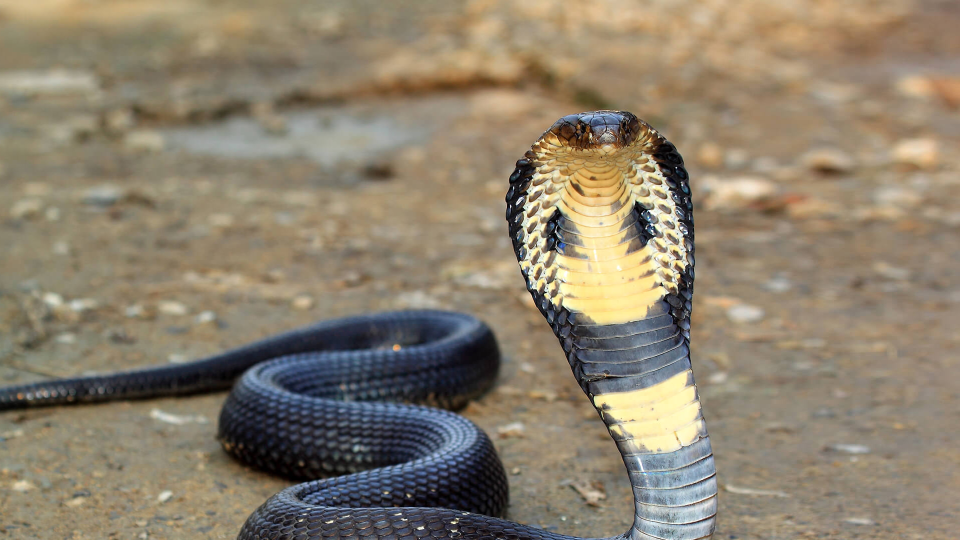
#> input picture KingCobra.jpg, 1920 x 1080 px (shown at 1/2 size)
$ python outlineOfKIngCobra.py
#> lines starting #> are read from the running program, lines starting #| are printed output that depends on the picture; after the words box and inside, x2 and y2 are one past the last pixel; in counts of white or black regions, pixels touching at a corner belong together
import cv2
import numpy as np

img  = cv2.imread('KingCobra.jpg')
#> img is the input picture: shape (1080, 1920, 3); mean B, G, R 109.4, 128.7, 140.1
img=cv2.resize(img,(400,300))
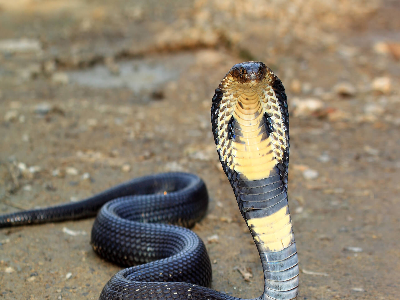
#> img: shape (300, 400, 3); mean B, G, R 109.3, 128.6, 140
''' Edge Detection With Blurring '''
gaussian = cv2.GaussianBlur(img.copy(), (5,5), 0)
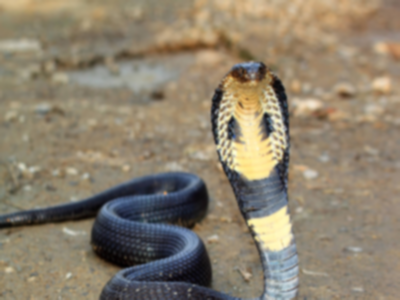
#> gaussian: shape (300, 400, 3); mean B, G, R 109.3, 128.6, 140
cv2.imshow('edge', gaussian)
cv2.waitKey(0)
edge = cv2.Canny(img, 230, 250)
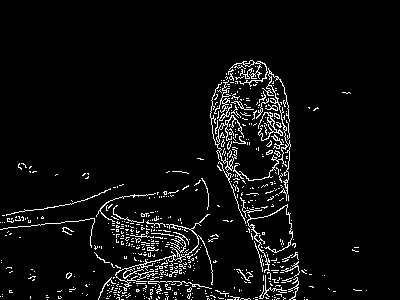
#> edge: shape (300, 400); 5.2% white in thin lines or dots, all inside (x1, y1, x2, y2) = (0, 60, 367, 300)
cv2.imshow('edge', edge)
ret, thresh = cv2.threshold(edge, 170, 255, cv2.THRESH_BINARY)  # Thresholding
cv2.imshow('',thresh)
cv2.waitKey(0)
cv2.destroyAllWindows()

$ run again, with dolphin.jpg copied over KingCobra.jpg
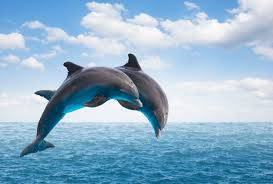
#> input picture dolphin.jpg, 273 x 184 px
#> img is the input picture: shape (184, 273, 3); mean B, G, R 203.1, 179, 144.3
#> `img=cv2.resize(img,(400,300))`:
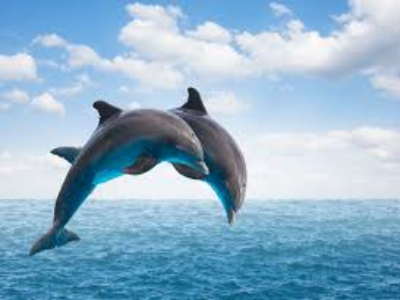
#> img: shape (300, 400, 3); mean B, G, R 203, 178.9, 144.2
#> `edge = cv2.Canny(img, 230, 250)`:
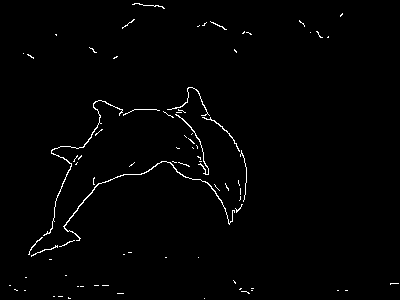
#> edge: shape (300, 400); 1.3% white in thin lines or dots

$ run again, with me.jpg copied over KingCobra.jpg
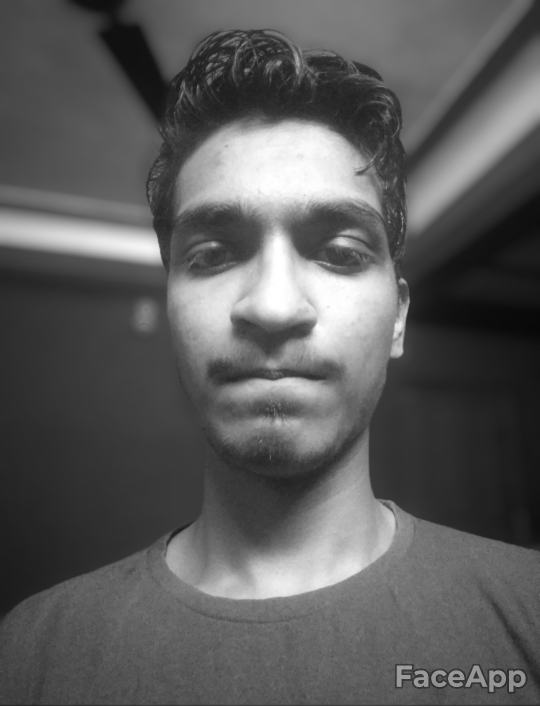
#> input picture me.jpg, 1079 x 1412 px (shown at 1/2 size)
#> img is the input picture: shape (1412, 1079, 3); mean B, G, R 91.7, 91.7, 91.7
#> `img=cv2.resize(img,(400,300))`:
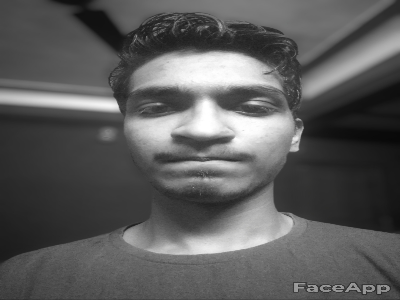
#> img: shape (300, 400, 3); mean B, G, R 91.6, 91.6, 91.6
#> `edge = cv2.Canny(img, 230, 250)`:
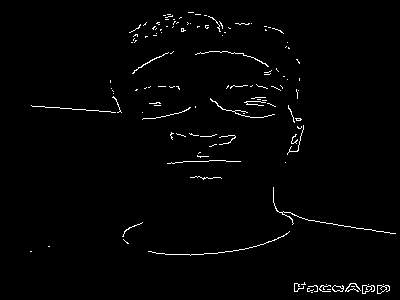
#> edge: shape (300, 400); 1.5% white in thin lines or dots, all inside (x1, y1, x2, y2) = (30, 12, 396, 294)
